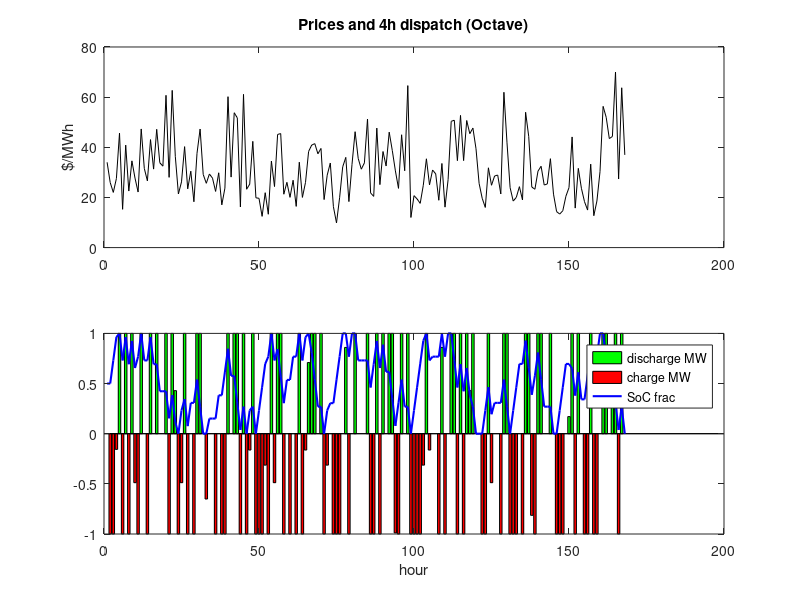

Write the MATLAB code that produced this figure.
% Storage arbitrage LP — MATLAB/GNU Octave port of ../model.py
% Uses Octave's built-in glpk() (MATLAB users: swap glpk for linprog with -f).
% Solves a 1-week demo window by default so it runs in seconds; set ndays=365
% for the full year (slow in glpk; the Python/Julia versions chunk monthly).

1;

function p = synthetic_prices(hours)
  rand("seed", 42); randn("seed", 42);
  p = zeros(hours, 1);
  for t = 0:hours-1
    hod = mod(t, 24); doy = mod(floor(t/24), 365);
    seasonal = 30 + 12*exp(-((doy-205)^2)/(2*45^2));
    diurnal = 1.0 + 0.35*exp(-((hod-18)^2)/(2*2.5^2)) + 0.15*exp(-((hod-8)^2)/(2*2^2)) ...
              - 0.25*exp(-((hod-3)^2)/(2*3^2)) - 0.20*exp(-((hod-13)^2)/(2*2^2));
    base = seasonal * diurnal * exp(0.35*randn());
    spike_prob = 0.002 + 0.02*exp(-((doy-205)^2)/(2*30^2))*exp(-((hod-18)^2)/(2*2^2));
    if rand() < spike_prob, base = base * (8 + 52*rand()); end
    base = min(base, 5000);
    if rand() < 0.015 && diurnal < 1.0, base = -(1 + 19*rand()); end
    p(t+1) = base;
  end
end

% ---- parameters
ndays = 7;                  % set 365 for full year
n = ndays * 24;
prices = synthetic_prices(n);
p_max = 1.0; dur = 4.0; E = dur * p_max;
rte = 0.86; eta = sqrt(rte); c_deg = 2.0; soc0 = 0.5 * E;

% ---- LP variables: [ch(1..n); dis(1..n); soc(1..n+1)]
nv = 2*n + (n+1);
c = zeros(nv, 1);
c(1:n) = -prices - c_deg*0.5;          % charging cost (maximize -> use glpk sense=-1... we minimize -obj)
c(n+1:2*n) = prices - c_deg*0.5;       % discharge revenue
% glpk minimizes by default; pass sense = -1 to maximize c'x
A = sparse(n+1, nv); b = zeros(n+1, 1);
% soc(1) = soc0
A(1, 2*n+1) = 1; b(1) = soc0;
% soc(t+1) - soc(t) - eta*ch(t) + dis(t)/eta = 0
for t = 1:n
  A(t+1, 2*n+t+1) = 1; A(t+1, 2*n+t) = -1;
  A(t+1, t) = -eta; A(t+1, n+t) = 1/eta;
end
lb = zeros(nv, 1);
ub = [p_max*ones(2*n,1); E*ones(n+1,1)];
ctype = repmat("S", 1, n+1);           % equality constraints
vartype = repmat("C", 1, nv);
[x, fval] = glpk(c, A, b, lb, ub, ctype, vartype, -1);   % sense=-1 -> maximize

ch = x(1:n); dis = x(n+1:2*n); soc = x(2*n+1:end);
rev = sum(prices .* (dis - ch));
printf("window: %d days | revenue $%.1f | cycles %.2f | rev/kW-yr (extrap) $%.1f\n", ...
       ndays, rev, sum(dis)/E, rev/(p_max*1000)*8760/n);

f = figure("visible", "off");
subplot(2,1,1); plot(prices, "k"); ylabel("$/MWh"); title("Prices and 4h dispatch (Octave)");
subplot(2,1,2); bar(dis, "facecolor", "g"); hold on; bar(-ch, "facecolor", "r");
plot(soc(1:end-1)/E, "b", "linewidth", 1.5);
legend("discharge MW", "charge MW", "SoC frac"); xlabel("hour");
print(f, fullfile(fileparts(mfilename("fullpath")), "fig_dispatch_octave.png"), "-dpng", "-r140");
